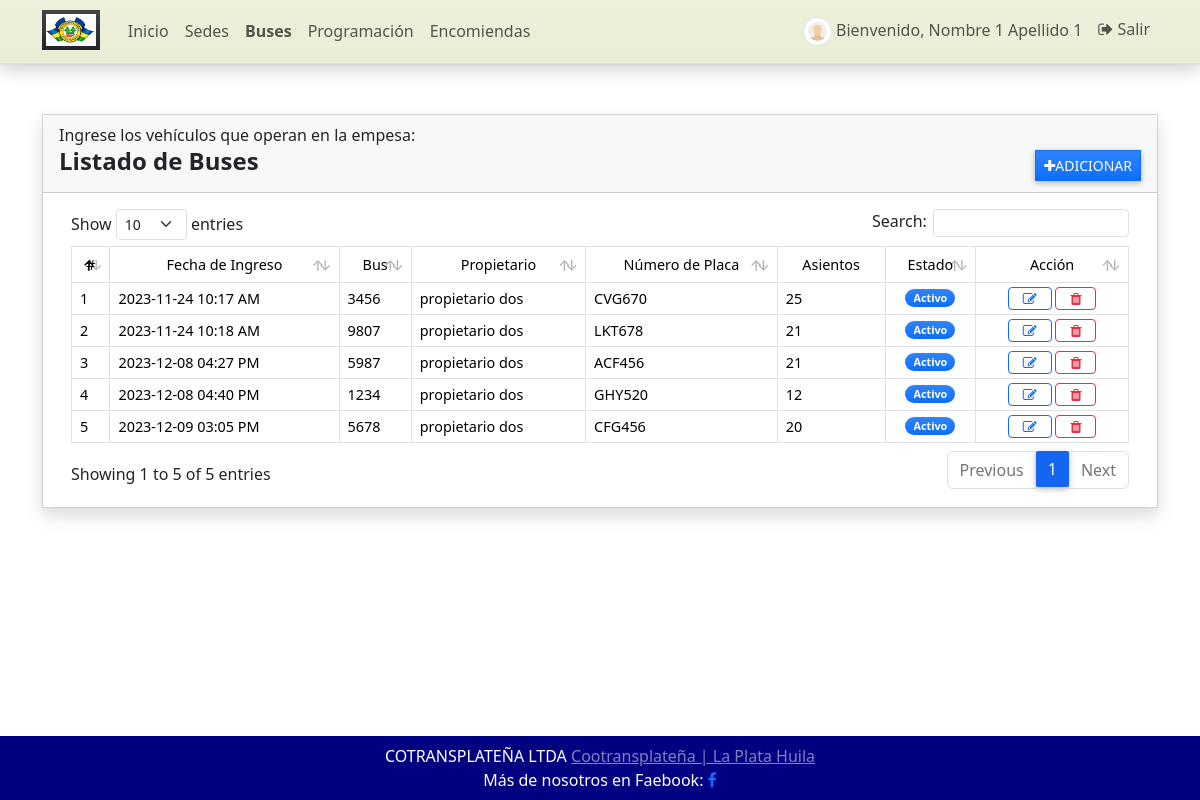
/bus (signed in), run on the app's committed database.
### GestorApp/models.py (models this page shows)
class Bus(models.Model):
    propietario = models.ForeignKey(Propietario, on_delete=models.CASCADE, blank=True, null=True)
    numero_bus = models.CharField(max_length=5)
    placa_bus = models.CharField(max_length=8)
    asientos = models.PositiveIntegerField(default=0, validators=[MinValueValidator(1), MaxValueValidator(50)])
    estado = models.CharField(max_length=2, choices=(('1', 'Activo'), ('2', 'Inactivo'), ), default=1)
    fecha_creado = models.DateTimeField(default=timezone.now)
    fecha_actualizado = models.DateTimeField(auto_now=True)
    class Meta:
        verbose_name_plural = 'Buses'
    def __str__(self):
        return self.numero_bus

class Propietario(models.Model):
    propietario = models.CharField(max_length=100)
    documento = models.CharField(max_length=12)
    estado = models.CharField(max_length=2, choices=(('1', 'Activo'), ('2', 'Inactivo')), default=1)
    def __str__(self):
        return str(self.propietario)
    class Meta:
        verbose_name_plural = 'Propietarios'

### GestorApp/views.py (the view)
# urls.py: path('bus', views.bus, name='bus-pagina'),
@login_required
def bus(request: HttpRequest):
    context['page_title'] = "Buses"
    buses = Bus.objects.all()
    context['buses'] = buses
    return render(request, 'bus.html', context)

### GestorApp/forms.py
class ActualizarContrasena(PasswordChangeForm):
    old_password = forms.CharField(
        widget=forms.PasswordInput(attrs={'class': 'form-control form-control-sm rounded-0'}),
        label="Contraseña Anterior")
    new_password1 = forms.CharField(
        widget=forms.PasswordInput(attrs={'class': 'form-control form-control-sm rounded-0'}),
        label="Nueva Constraseña")
    new_password2 = forms.CharField(
        widget=forms.PasswordInput(attrs={'class': 'form-control form-control-sm rounded-0'}),
        label="Confirmar Nueva Contraseña")
    class Meta:
        model = User
        fields = ('old_password', 'new_password1', 'new_password2')

### GestorApp/templates/bus.html (shortened to what this page needs)
{% extends 'base.html' %}
{% load humanize %}
{% load customfilter %}
{% block Contenido %}
<div class="col-lg-12 col-md-12 col-sm-12 col-xs-12">
    <div class="card card-default rounded-0 shadow">
        <div class="card-header">
              <h7>Ingrese los vehículos que operan en la empesa:</h7>
            <div class="d-flex w-100 align-items-center justify-content-between">
                <h4 class="card-title fw-bold">Listado de Buses</h4>
                <div class="tools">
                    <button type="button" class="btn btn-primary rounded-0 bg-gradient btn-sm" id='adiccion'><i class="fa fa-plus"></i>Adicionar</button>
                </div>
            </div>
        </div>
        <div class="card-body">
            <div class="container-fluid">
                <table class="table table-bordered" id="bus-lista">
                    <thead>
                        <tr class="bg-gradient bg-secondary bg-opacity-50 text-light">
                            <th class="px-2 py-2 text-center">#</th>
                            <th class="px-2 py-2 text-center">Fecha de Ingreso</th>
                            <th class="px-2 py-2 text-center">Bus </th>
                            <th class="px-2 py-2 text-center">Propietario</th>
                            <th class="px-2 py-2 text-center">Número de Placa</th>
                            <th class="px-2 py-2 text-center">Asientos</th>
                            <th class="px-2 py-2 text-center">Estado</th>
                            <th class="px-2 py-2 text-center">Acción</th>
                        </tr>
                    </thead>
                    <tbody>
                        {% for bus in buses %}
                        <tr>
                            <td class="px-2 py-1 align-middle">{{ forloop.counter }}</td>
                            <td class="px-2 py-1 align-middle">{{ bus.fecha_creado|date:"Y-m-d h:i A" }}</td>
                            <td class="px-2 py-1 align-middle">{{ bus }}</td>
                           <td class="px-2 py-1 align-middle">{{ bus.propietario }}</td>
                            <td class="px-2 py-1 align-middle">{{ bus.placa_bus }}</td>
                            <td class="px-2 py-1 align-middle">{{ bus.asientos }}</td>
                            <td class="px-1 py-1 align-middle text-center">
                                {% if bus.estado == '1' %}
                                <span class="badge bg-primary bg-gradient rounded-pill px-2">Activo</span> {% else %}
                                <span class="badge bg-secondary bg-gradient rounded-pill px-2">Inactivo</span> {% endif %}
                            </td>
                            <td class="px-2 py-1 align-middle text-center">
                                <a class="btn btn-outline-primary btn-sm edit-data" href="javascript:void(0)" data-id="{{ bus.pk }}" title="Editar">
                                    <i class="fa fa-edit"></i>
                                </a>
                                <button class="btn btn-outline-danger btn-sm delete-data" type="button" data-id="{{ bus.pk }}" title="Eliminar">
                                    <i class="fa fa-trash"></i>
                                </button>
                            </td>
                        </tr>
                        {% endfor %}
                    </tbody>
                </table>
            </div>
        </div>
    </div>
</div>
{% endblock Contenido %}

### GestorApp/templates/barraNavegacion.html (shortened to what this page needs)
{% load static %}
<header>
    <nav class="navbar navbar-expand-lg navbar-cian bg-cian bg-gradient fixed-top shadow border-bottom navbar-custom">
        <div class="container">
            <a class="navbar-brand" target="_blank" href="{% url 'inicio' %}">
                <img src="{{ MEDIA_URL }}media/default/logo.png" height="16" alt="{{ MEDIA_URL }}" loading="lazy" class="bg-dark bg-gradient px-1 py-1" style="margin-top: -3px;" />
            </a>
            <div class="collapse navbar-collapse" id="navbar01">
                <ul class="navbar-nav me-auto mb-2 mb-lg-0" id="topNav">
                    <li class="nav-item">
                        <a class="nav-link" aria-current="page" href="{% url 'inicio' %}">Inicio</a>
                    </li>
                    {% if user.id %}
                    <li class="nav-item">
                        <a class="nav-link" aria-current="page" href="{% url 'sede-pagina' %}">Sedes</a>
                    </li>
                    <li class="nav-item">
                        <a class="nav-link" aria-current="page" href="{% url 'bus-pagina' %}">Buses</a>
                    </li>
                    <li class="nav-item">
                        <a class="nav-link" aria-current="page" href="{% url 'programacion-pagina' %}">Programación</a>
                    </li>
                      <li class="nav-item">
                        <a class="nav-link" aria-current="page" href="{% url 'encomienda-pagina' %}">Encomiendas</a>
                    </li>
                    {% endif %}
                </ul>
                <ul class="navbar-nav d-flex flex-row">
                    {% if user.id %} {% if user.profile.user_type == 1 %} {% endif %}
                    <li class="nav-item me-3 me-lg-0">
                        <a class="nav-link" href="{% url 'perfil' %}">
                            <span class="me-1"><img src="{{ MEDIA_URL }}media/default/default-avatar.png" alt="User Avatar" id="user-avatar" class="img-thumbnail rounded-circle"></span>Bienvenido, {{ user.first_name }} {{user.last_name}}
                        </a>
                    </li>
                    <li class="nav-item me-3 me-lg-0">
                        <a class="nav-link" href="{% url 'logout' %}"><i class="fa fa-sign-out">  </i> Salir</a>
                    </li>
                    {% else %}
                    <li class="nav-item me-3 me-lg-0">
                        <a class="nav-link" href="{% url 'login' %}"><i class="fa fa-user" aria-hidden="true"> </i> Logeo </a>
                    </li>
                    {% endif %}
                </ul>
            </div>
        </div>
    </nav>
    </header>

### static/assets/default/css/style.css (style rules this page uses)
html, body { height: 100%; width: 100%; max-height: 100%; overflow: auto; display: flex; flex-direction: column; }
body>header { flex-shrink: auto; }
#user-avatar { width: 1.8rem; height: 1.8rem; object-fit: scale-down; object-position: center center; }
.bg-secondary { background-color: var(--bs-gray-500)!important; }
.navbar-brand>img { height: 2em; }
.nav-item.active a.nav-link { font-weight: bolder !important; }

### GestorApp/templates/barraNavegacion.html (style rules this page uses)
.navbar-custom { background-color: #eaeed6; }

### data on the page
Bus: fecha_creado "2023-11-24 10:17 AM", numero_bus "3456", propietario "propietario dos", placa_bus "CVG670", asientos "25", estado "Activo"
Bus: fecha_creado "2023-11-24 10:18 AM", numero_bus "9807", propietario "propietario dos", placa_bus "LKT678", asientos "21", estado "Activo"
Bus: fecha_creado "2023-12-08 04:27 PM", numero_bus "5987", propietario "propietario dos", placa_bus "ACF456", asientos "21", estado "Activo"
Bus: fecha_creado "2023-12-08 04:40 PM", numero_bus "1234", propietario "propietario dos", placa_bus "GHY520", asientos "12", estado "Activo"
Bus: fecha_creado "2023-12-09 03:05 PM", numero_bus "5678", propietario "propietario dos", placa_bus "CFG456", asientos "20", estado "Activo"

### other printed values
{{ user.first_name }} "Nombre 1"
{{ user.last_name }} "Apellido 1"
